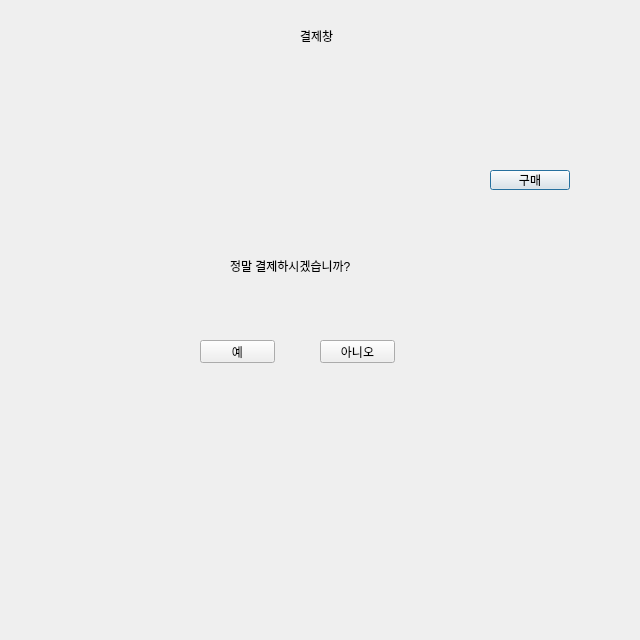
<?xml version="1.0" encoding="UTF-8"?>
<ui version="4.0">
 <class>adtopay</class>
 <widget class="QDialog" name="adtopay">
  <property name="geometry">
   <rect>
    <x>0</x>
    <y>0</y>
    <width>640</width>
    <height>640</height>
   </rect>
  </property>
  <property name="windowTitle">
   <string>Dialog</string>
  </property>
  <widget class="QLabel" name="label">
   <property name="geometry">
    <rect>
     <x>300</x>
     <y>30</y>
     <width>54</width>
     <height>12</height>
    </rect>
   </property>
   <property name="text">
    <string>결제창</string>
   </property>
  </widget>
  <widget class="QLabel" name="label_2">
   <property name="geometry">
    <rect>
     <x>60</x>
     <y>80</y>
     <width>401</width>
     <height>241</height>
    </rect>
   </property>
   <property name="text">
    <string/>
   </property>
  </widget>
  <widget class="QPushButton" name="pushButton">
   <property name="geometry">
    <rect>
     <x>490</x>
     <y>170</y>
     <width>80</width>
     <height>20</height>
    </rect>
   </property>
   <property name="text">
    <string>구매</string>
   </property>
  </widget>
  <widget class="QWidget" name="widget" native="true">
   <property name="geometry">
    <rect>
     <x>180</x>
     <y>180</y>
     <width>241</width>
     <height>201</height>
    </rect>
   </property>
   <widget class="QPushButton" name="pushButton_2">
    <property name="geometry">
     <rect>
      <x>20</x>
      <y>160</y>
      <width>75</width>
      <height>23</height>
     </rect>
    </property>
    <property name="text">
     <string>예</string>
    </property>
   </widget>
   <widget class="QPushButton" name="pushButton_3">
    <property name="geometry">
     <rect>
      <x>140</x>
      <y>160</y>
      <width>75</width>
      <height>23</height>
     </rect>
    </property>
    <property name="text">
     <string>아니오</string>
    </property>
   </widget>
   <widget class="QLabel" name="label_3">
    <property name="geometry">
     <rect>
      <x>50</x>
      <y>50</y>
      <width>161</width>
      <height>71</height>
     </rect>
    </property>
    <property name="text">
     <string>정말 결제하시겠습니까?</string>
    </property>
   </widget>
  </widget>
 </widget>
 <resources/>
 <connections>
  <connection>
   <sender>pushButton</sender>
   <signal>clicked()</signal>
   <receiver>widget</receiver>
   <slot>show()</slot>
   <hints>
    <hint type="sourcelabel">
     <x>523</x>
     <y>188</y>
    </hint>
    <hint type="destinationlabel">
     <x>410</x>
     <y>338</y>
    </hint>
   </hints>
  </connection>
 </connections>
</ui>
